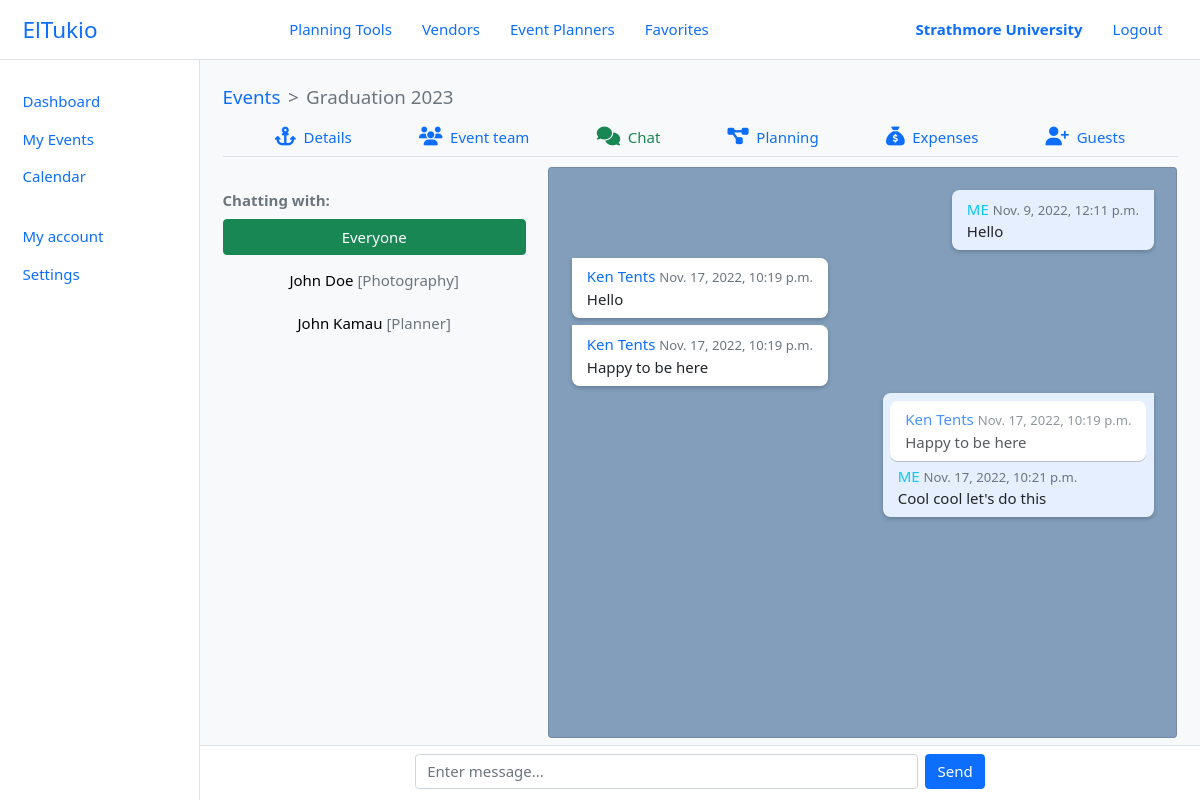
/events/1/chatroom/ (signed in), run on the app's committed database.
### el_tukio/models.py (models this page shows, shortened)
class User(AbstractUser):
    class UserType(models.IntegerChoices):
        ORGANIZER = 0, _('Organizer')
        PLANNER = 1, _('Planner')
        VENDOR = 3, _('Vendor')
        __empty__ = _('(Unkown)')
    class AccountType(models.IntegerChoices):
        PERSONAL = 1, _('Personal')
        ORGANIZATION = 2, _('Organization')
        __empty__ = _('--------------')
    user_type = models.SmallIntegerField(blank=True, null=True, choices=UserType.choices)
    phone_number = PhoneNumberField(blank=True, null=True, unique=True)
    profile = models.ImageField(default='default.png', upload_to='profile_pics')
    account_type = models.SmallIntegerField(blank=True, null=True, choices=UserType.choices)
    location = models.OneToOneField(Location, blank=True, null=True, on_delete=models.SET_NULL)
    @property
    def is_organizer(self):
        return self.user_type == self.UserType.ORGANIZER
    @property
    def is_planner(self):
        return self.user_type == self.UserType.PLANNER
    @property
    def is_vendor(self):
        return self.user_type == self.UserType.VENDOR
    @property
    def user_role(self):
        if self.is_organizer or self.is_planner:
            return self.get_user_type_display()
        elif self.is_vendor:
            return self.vendor.category.name
    @property
    def full_name(self):
        return self.get_full_name()
    class Meta:
        ordering = ['last_name', 'first_name']
    def __str__(self):
        return self.full_name

class Event(models.Model):
    organizer = models.ForeignKey(Organizer, on_delete=CASCADE)
    event_name = models.CharField(max_length=100)
    event_date = models.DateField(help_text='When will this event be held?')
    event_budget = models.FloatField(help_text='What  is the budget for this event?')
    event_location = models.CharField(max_length=100, null=True, blank=True)
    guest_size = models.IntegerField(help_text='Expected number of guests at the event?')
    event_team = models.ManyToManyField(User, related_name='event_team_members')
    chatroom = models.OneToOneField(ChatRoom, on_delete=SET_NULL, blank=True, null=True)

class Vendor(models.Model):
    user = models.OneToOneField(User, on_delete=CASCADE, primary_key=True)
    business_name = models.CharField(max_length=100)
    category = models.ForeignKey(VendorCategory, on_delete=SET_NULL, null=True, blank=True, help_text='Select a category for your business.')
    description = models.TextField(max_length=5000, help_text='Brief description of your business')
    services_offered = models.TextField(max_length=5000, help_text='List the particular services your business offers')
    city = models.CharField(max_length=100, help_text='City in which your business is located')
    location = models.CharField(max_length=200, help_text='EG: Ole Sangale Rd, Madaraka')  # street code
    open_hours = models.CharField(max_length=500, default='24/7', help_text='Business service (working) times')
    up_for_business = models.BooleanField(default=True, help_text='Ready to take business at the moment?')

class VendorCategory(models.Model):
    name = models.CharField( max_length=200, help_text='Select a category (EG: Venues)')
    class Meta:
        verbose_name = _('Vendor Category')
        verbose_name_plural = _('Vendor Categories')

class ChatMessage(models.Model):
    chatroom = models.ForeignKey(ChatRoom, on_delete=CASCADE)
    message = models.CharField(max_length=5000, help_text='Enter message...')
    sender = models.ForeignKey(User, on_delete=CASCADE)
    date_sent = models.DateTimeField(auto_now_add=True)
    reply_to = models.BigIntegerField(blank=True, null=True)
    @property
    def reference(self):
        return ChatMessage.objects.get(id=self.reply_to)
    class Meta:
        ordering = ['date_sent']

### el_tukio/views/main.py (the view, shortened to what this page needs)
# urls.py: path('events/<int:event_id>/chatroom/', main.event_chatroom, name='event-chatroom'),
@login_required
@transaction.atomic
def event_chatroom(request, event_id, chat_with=None):
    if not request.method == 'POST':
        event = Event.objects.get(id=event_id)
        chat_with_user = None
        if chat_with:
            chat_with_user = User.objects.get(id=chat_with)
        event_chatroom = ChatRoom.objects.get(id=event.chatroom_id)
        event_chatroom.members.add(event.organizer.user)
        message_form = ChatMessageForm()
        context = {
            'event': event,
            'event_chatroom': event_chatroom,
            'active_chatroom': event_chatroom,
            'message_form': message_form,
            'active': 'chat',
            'active_chat': 0,    #chat with everyone
            'active_chatroom_id': event_chatroom.id
        }
        if chat_with_user:
            context['active_chat'] = chat_with
            context['active_chatroom'] = chatroom_personal
        return render(request, 'main/chat.html', context)

### el_tukio/forms.py
class ChatMessageForm(ModelForm):
    class Meta:
        model = ChatMessage
        fields = ['message']

### el_tukio/models.py (called while the page is built)
def chat_members_changed(sender, **kwargs):
    chatroom = kwargs['instance']
    if chatroom.type == ChatRoom.Type.PERSONAL and chatroom.members.count() > 2:
        raise ValidationError(_("Personal chat can't have more than 2 people!"))

### templates/main/chat.html (shortened to what this page needs)
{% extends 'layouts/dashboard.html' %}
{% load static %}
{% load widget_tweaks %}
{% block content %}
{% include 'components/nav-event.html' %}
<div class="chat-inner d-flex flex-column">
    <div class="row row-cols-2">
        <div class="col-4">
            <div class="d-flex flex-column gap-sm">
                <strong class="text-muted mt-4">Chatting with:</strong>
                <a role="button" class="btn btn-{% if active_chat == 0 %}success{% else %}light{% endif %}" href="{% url 'event-chatroom' event.id %}" title="Chat with Everyone">
                    Everyone
                </a>
                {% for member in event_chatroom.members.all %}
                {% if member.id != user.id %}
                <a role="button" href="{% url 'event-chatroom' event_id=event.id chat_with=member.id %}" class="btn btn-{% if active_chat == member.id %}success{% else %}light{% endif %}" title="Chat with {{ member }}">
                    {{ member }}
                    <span class="text-muted">[{{ member.user_role }}]</span>
                </a>
                {% endif %}
                {% endfor %}
            </div>
        </div>
        <div class="col-8">
            <div class="card messages-wrapper tk-scrollbar">
                <div class="messages-inner d-flex flex-column gap-sm p-4">
                    {% for msg in active_chatroom.chatmessage_set.all %}
                    <div class="chat-message {% if msg.sender.id == user.id %}outgoing{% else %}incoming{% endif %} position-relative">
                        {% if msg.reference %}
                        <div class="chat-message-inner">
                            <p class="mb-0">
                                {% if msg.reference.sender.id != user.id %}
                                <span class="text-primary">{{ msg.reference.sender }}</span>
                                {% else %}
                                <span class="text-info">ME</span>
                                {% endif %}
                                <small class="text-muted">{{ msg.reference.date_sent }}</small>
                            </p>
                            <p class="mb-0">{{ msg.reference.message }}</p>
                        </div>
                        {% endif %}
                        <div class="chat-message-content">
                            <p class="mb-0">
                                {% if msg.sender.id != user.id %}
                                <span class="text-primary">{{ msg.sender }}</span>
                                {% else %}
                                <span class="text-info">ME</span>
                                {% endif %}
                                <small class="text-muted">{{ msg.date_sent }}</small>
                            </p>
                            <p class="mb-0">{{ msg.message }}</p>
                        </div>
                    </div>
                    {% empty %}
                    No messages yet!
                    {% endfor %}
                </div>
            </div>
        </div>
    </div>
</div>
<div class="chat-form-wrapper position-absolute start-0 end-0 bottom-0 bg-white p-2 border-top" id="chatFormWrapper">
    <form name="chatMessageForm" action="{{ request.path_info }}" method="POST" class="d-flex gap-sm">
        {% render_field message_form.message class+='form-control' autofocus=True placeholder='Enter message...' %}
        <button type="submit" class="btn btn-primary">Send</button>
    </form>
</div>
{% endblock content %}

### templates/components/header.html
<header class="header border-bottom d-flex align-items-center justify-content-between" id="header">
    <a href="{% url 'home' %}" class="logo">ElTukio</a>
    <nav class="nav-main d-flex align-items-center">
        <a href="#" class="nav-link">Planning Tools</a>
        <a href="{% url 'vendors' %}" class="nav-link">Vendors</a>
        <a href="{% url 'planners' %}" class="nav-link">Event Planners</a>
        {% if user.is_organizer or user.is_planner %}
        <a href="{% url 'bookmarks' user_type=user.get_user_type_display.lower %}" class="nav-link">Favorites</a>
        {% endif %}
    </nav>
    <nav class="nav-profile d-flex align-items-center">
        {% if user.is_authenticated %}
        {% if user.is_vendor %}
        <a class="nav-link fw-bold" href="{% url 'vendor-dashboard' %}">{{ user.vendor.business_name }}</a>
        {% elif user.is_planner %}
        <a class="nav-link fw-bold" href="{% url 'planner-dashboard' %}">{{ user.full_name }}</a>
        {% elif user.is_organizer %}
        <a class="nav-link fw-bold" href="{% url 'organizer-dashboard' %}">{{ user.full_name }}</a>
        {% endif %}
        <a class="nav-link" href="{% url 'logout' %}">Logout</a>
        {% else %}
        <a class="nav-link" href="{% url 'login' %}">Login</a>
        <a class="nav-link" href="{% url 'register' %}">Register</a>
        {% endif %}
    </nav>
</header>

### templates/components/nav-event.html
<div class="nav-event">
    <nav style="--bs-breadcrumb-divider: '>';" aria-label="breadcrumb" class="mb-2">
        <ol class="breadcrumb m-0 fs-5">
            <li class="breadcrumb-item"><a href="{% url 'organizer-events' %}">Events</a></li>
            <li class="breadcrumb-item active" aria-current="page">{{ event.event_name }}</li>
        </ol>
    </nav>
    <nav class="nav-secondary d-flex justify-content-evenly border-bottom bg-light mb-3">
        <a href="{% url 'organizer-event-details' event.id %}"
            class="nav-link {% if active == 'details' %}text-success{% endif %}">
            <i class="fs-5 fa-solid fa-anchor"></i>
            <span class="ms-1">Details</span>
        </a>
        {% if user.is_organizer or user.is_planner %}
        <a href="{% url 'organizer-event-team' event.id %}"
            class="nav-link {% if active == 'team' %}text-success{% endif %}">
            <i class="fs-5 fa-solid fa-users"></i>
            <span class="ms-1">Event team</span>
        </a>
        {% endif %}
        <a href="{% url 'event-chatroom' event.id %}" class="nav-link {% if active == 'chat' %}text-success{% endif %}">
            <i class="fs-5 fa-solid fa-comments"></i>
            <span class="ms-1">Chat</span>
        </a>
        <a href="{% url 'organizer-event-tasks' event.id %}" class="nav-link {% if active == 'plan' %}text-success{% endif %}">
            <i class="fs-5 fa-solid fa-diagram-project"></i>
            <span class="ms-1">Planning</span>
        </a>
        {% if user.is_organizer or user.is_planner %}
        <a href="{% url 'organizer-event-expenses' event.id %}" class="nav-link {% if active == 'expenses' %}text-success{% endif %}">
            <i class="fs-5 fa-solid fa-sack-dollar"></i>
            <span class="ms-1">Expenses</span>
        </a>
        <a href="#" class="nav-link {% if active == 'guests' %}text-success{% endif %}">
            <i class="fs-5 fa-solid fa-user-plus"></i>
            <span class="ms-1">Guests</span>
        </a>
        {% endif %}
    </nav>
</div>

### static/css/main.css (style rules this page uses)
:root { --tk-dim-header: 60px; --tk-dim-body-spacing-x: 1.5rem; --tk-dim-chat-height: 55px; }
html { font-size: 15px; }
html, body { width: 100%; height: 100%; }
a { text-decoration: none; cursor: pointer; }
form { text-align: left; max-width: 570px; margin-left: auto; margin-right: auto; }
.header { height: var(--tk-dim-header); padding-left: var(--tk-dim-body-spacing-x); padding-right: var(--tk-dim-body-spacing-x); }
.logo { font-size: 1.5rem; }
.gap-sm { gap: 0.5rem !important; }
.tk-scrollbar { scrollbar-width: thin; scroll-margin-top: 1rem; scroll-margin-bottom: 1rem; scrollbar-color: rgb(211, 211, 212) rgb(255 255 255); }
.chat-form-wrapper { height: var(--tk-dim-chat-height); }
.layout-chat .chat-inner>*, .layout-chat .chat-inner>*>*, .layout-chat .chat-inner>*>*>* { height: 100%; }
.messages-wrapper { overflow-y: auto; }
.messages-wrapper { background-color: #829ebb; }
.chat-message, .chat-message-inner { flex: 1 1 80%; padding: 0.5rem 1rem; border-radius: 0.5rem; box-shadow: 0 2px 4px rgba(0 0 0 / 0.2); }
.messages-inner>.chat-message { max-width: 80%; }
.chat-message-inner { border-radius: 0.5rem !important; box-shadow: 0 1px rgb(0 0 0 / 20%); }
.chat-message .chat-message-inner { margin-bottom: 0.25rem; margin-left: -0.5rem; margin-right: -0.5rem; }
.chat-message .chat-message-inner>* { opacity: 0.75; }
.chat-message.outgoing { align-self: flex-end; border-top-right-radius: 0; background-color: #e5efff; }
.chat-message.incoming { align-self: flex-start; border-top-left-radius: 0; background-color: #fff; }
.alert .chat-message-inner, .chat-message.outgoing .chat-message-inner { background-color: #fff; }

### data on the page
User: full_name "Strathmore University"
Event: event_name "Graduation 2023"
User: first_name+last_name "John Doe", user_role "Photography"
User: first_name+last_name "John Kamau", user_role "Planner"
ChatMessage: shows "ME", date_sent "Nov. 9, 2022, 12:11 p.m.", message "Hello"
ChatMessage: sender "Ken Tents", date_sent "Nov. 17, 2022, 10:19 p.m.", message "Hello"
ChatMessage: sender "Ken Tents", date_sent "Nov. 17, 2022, 10:19 p.m.", message "Happy to be here"
ChatMessage: reference.sender "Ken Tents", reference.date_sent "Nov. 17, 2022, 10:19 p.m.", reference.message "Happy to be here", shows "ME", date_sent "Nov. 17, 2022, 10:21 p.m.", message "Cool cool let's do this"
